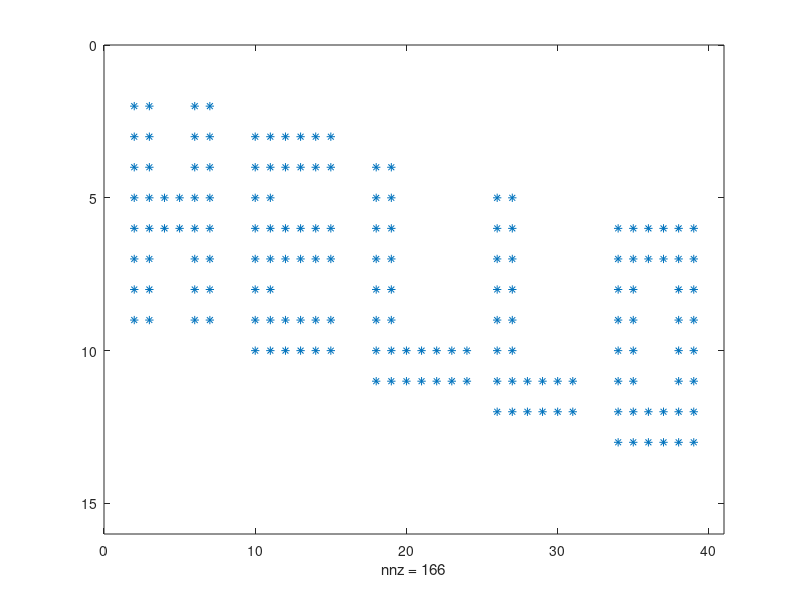

MATLAB code to generate this figure: (Note: this script raises an error after producing the figure.)
%% Hello World
% Alex Townsend, March 2013

%% 
% (Chebfun2 Example: Fun/HelloWorld.m)
% [Tags: #Chebfun2, #Rank]

%%
% In any programming language printing "Hello World" to the command line
% is always a first example.  Here we display "Hello" using
% Chebfun2. Can you adapt it to display "Hello World" instead? 

%% 
% Here is a matrix that encodes the word "Hello", from Exercise 9.3 of [1]. 
A=zeros(15,40); 
A(2:9,2:3)=1; A(5:6,4:5)=1;A(2:9,6:7)=1; A(3:10,10:11)=1;
A(3:4,10:15)=1; A(6:7,10:15)=1; A(9:10,10:15)=1; A(4:11,18:19)=1;
A(10:11,18:24)=1; A(5:12,26:27)=1; A(11:12,26:31)=1;
A(6:13,34:35)=1; A(6:13,38:39)=1; A(6:7,36:37)=1; A(12:13,36:37)=1;
spy(A)  % spy plot

%%
% The matrix is size 15 by 40 and hence, of rank at most 15.  In this case
% it is of rank 10 because there are five zero rows:

rank(A)

%% Constructing a chebfun2 from discrete data
% Usually Chebfun2 is passed a function of two variables, but it can also
% deal with discrete data such as a matrix, with syntax such as 
% chebfun2(A). The matrix A, of size m by n, is assumed 
% to contain data values of a function sampled at a m by n Chebyshev 
% tensor grid, and the resulting chebfun2 interpolates A, for example:

f = chebfun2(A);           % chebfun2
X = chebpolyval2(f);       % evaluate on a grid
norm(A - X)                % interpolation error

%% Saying Hello
% We can also pass the Chebfun2 constructor an integer k so that the 
% resulting chebfun2 is of rank exactly k. Here is one way to 
% say "Hello": 
    
m = 200;
x = linspace(-1,1,m);
[xx yy]=meshgrid(x);
[ss tt]=chebfun2.chebpts2(m);

B = flipud(A);             % flip because of matrix indexing
for k = [1 3 5 7 10]
    f = chebfun2(B,k);
    X = f(ss,tt);
    figure
    contour(xx,yy,X,.1:.1:.99), axis off
    title(sprintf('Rank %u',k),'fontsize',16)
    pause(.1)
end

%% 
% References:
%% 
% [1] L. N. Trefethen and D. Bau III, Numerical Linear Algebra, SIAM, 1997.